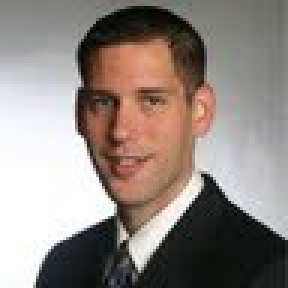
#> input picture images/Cody_Image.jpg, 96 x 96 px (shown 3 times larger)
$ python -i create-jackson-sprites.py   (imports and definitions only)
#> lines starting #> are read from the running program, lines starting #| are printed output that depends on the picture
#!/usr/bin/env python3
"""
Create custom Jackson character sprites based on his real appearance:
- Orange Alaska hoodie with bear/mountain logo (seen from behind)
- Camo cargo pants
- Brown/sandy wavy shoulder-length hair (back of head visible)
- Blue watch/bracelet on wrist
- Barefoot

All sprites are BACK-FACING (running away from camera into the screen)
to match the endless runner perspective.

Generates 3 sprites:
  run.png   (128x192) - running pose, back view
  jump.png  (128x192) - jumping, arm reaching up, back view
  slide.png (160x96)  - crouching low, back view
"""

import os
import sys
from pathlib import Path

try:
    from PIL import Image, ImageDraw, ImageFilter
except ImportError:
    print("ERROR: Pillow not installed. Run: pip3 install Pillow")
    sys.exit(1)

OUTPUT_DIR = Path(__file__).parent.parent / "public" / "assets" / "sprites" / "jackson"

# Jackson's color palette (from the photos)
HOODIE_ORANGE = (210, 120, 50)
HOODIE_SHADOW = (175, 95, 40)
HOODIE_HIGHLIGHT = (230, 145, 70)
HOODIE_LOGO_DARK = (90, 55, 30)  # Dark print on hoodie
CAMO_GREEN1 = (100, 110, 65)
CAMO_GREEN2 = (75, 85, 50)
CAMO_TAN = (140, 135, 95)
CAMO_DARK = (55, 60, 40)
SKIN = (225, 190, 160)
SKIN_SHADOW = (200, 165, 135)
HAIR_BROWN = (155, 120, 75)
HAIR_HIGHLIGHT = (180, 145, 95)
HAIR_SHADOW = (120, 90, 55)
WATCH_BLUE = (70, 160, 180)


# [508 lines left out: functions draw_camo_pattern, draw_hair, draw_face, draw_back_of_head, draw_hair_back, draw_hoodie_body and 4 more, not called in this run]


def add_outline(img, color=(0, 0, 0, 180), thickness=1):
    """Add a subtle dark outline around the character for better visibility."""
    # Create alpha mask
    alpha = img.split()[3]
    # Dilate the alpha slightly
    dilated = alpha.filter(ImageFilter.MaxFilter(3))
    # Create outline
    outline_img = Image.new("RGBA", img.size, (0, 0, 0, 0))
    outline_draw = ImageDraw.Draw(outline_img)
    # Where dilated but not original alpha
    for y in range(img.height):
        for x in range(img.width):
            d = dilated.getpixel((x, y))
            a = alpha.getpixel((x, y))
            if d > 30 and a < 30:
                outline_img.putpixel((x, y), color)
    # Composite: outline behind original
    result = Image.alpha_composite(outline_img, img)
    return result


# [22 lines left out: function main, not called in this run]


# [2 lines not run here, left out]

>>> import cv2
>>> picture = cv2.imread('../../images/Cody_Image.jpg', cv2.IMREAD_GRAYSCALE)
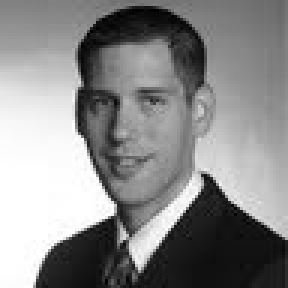
#> picture: shape (96, 96) (shown 3 times larger); min 0, max 255, mean 137.6
>>> result = add_outline(picture)
#> (the run stopped early here; a loop or call above may not have finished)

$ run again, on images/banjo.jpg
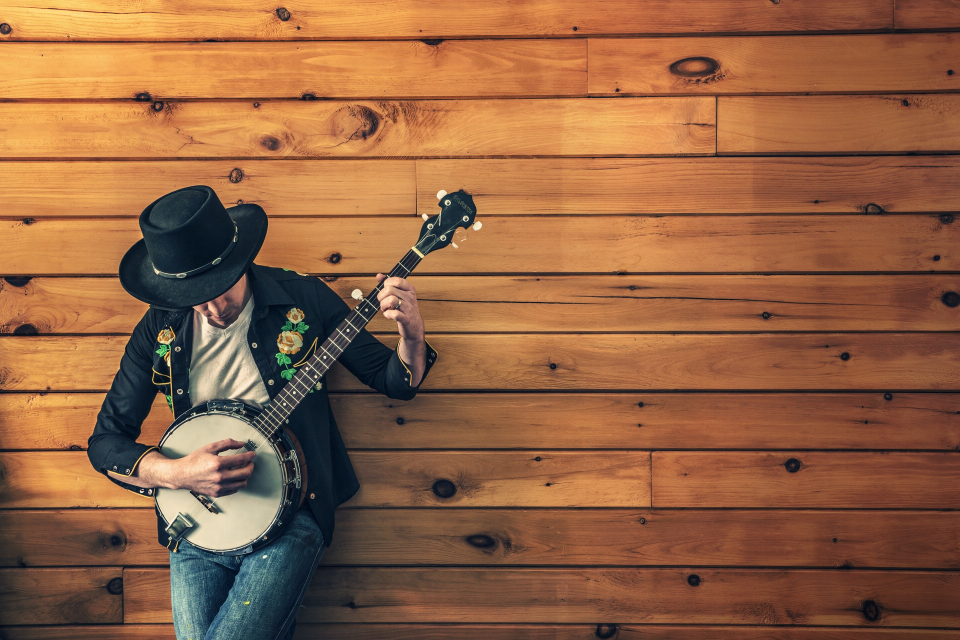
#> input picture images/banjo.jpg, 1920 x 1280 px (shown at 1/2 size)
#> `picture = cv2.imread('../../images/Cody_Image.jpg', cv2.IMREAD_GRAYSCA..`:
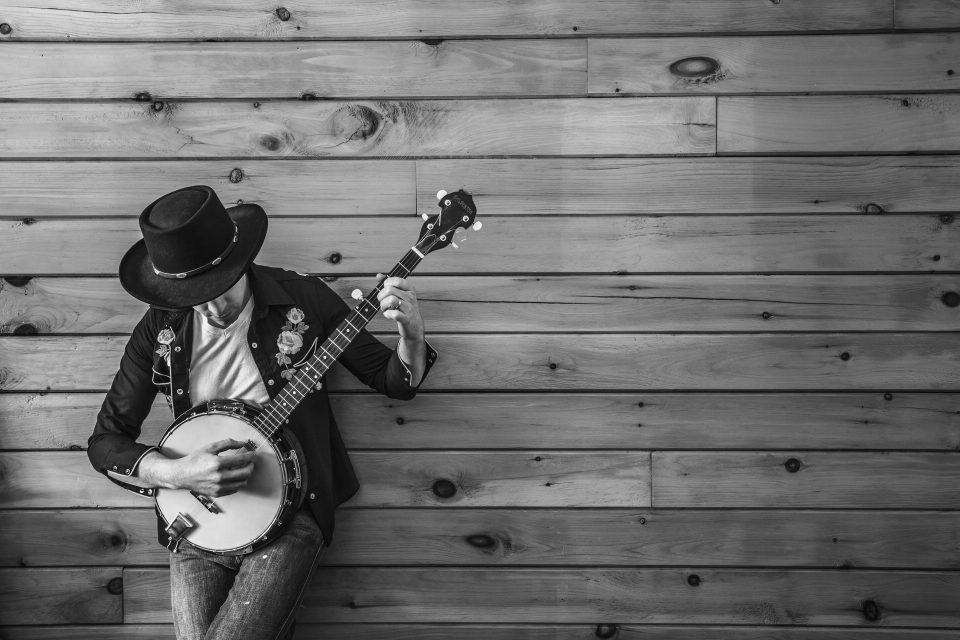
#> picture: shape (1280, 1920) (shown at 1/2 size); min 0, max 255, mean 109.3

$ run again, on images/chalkboard.jpg
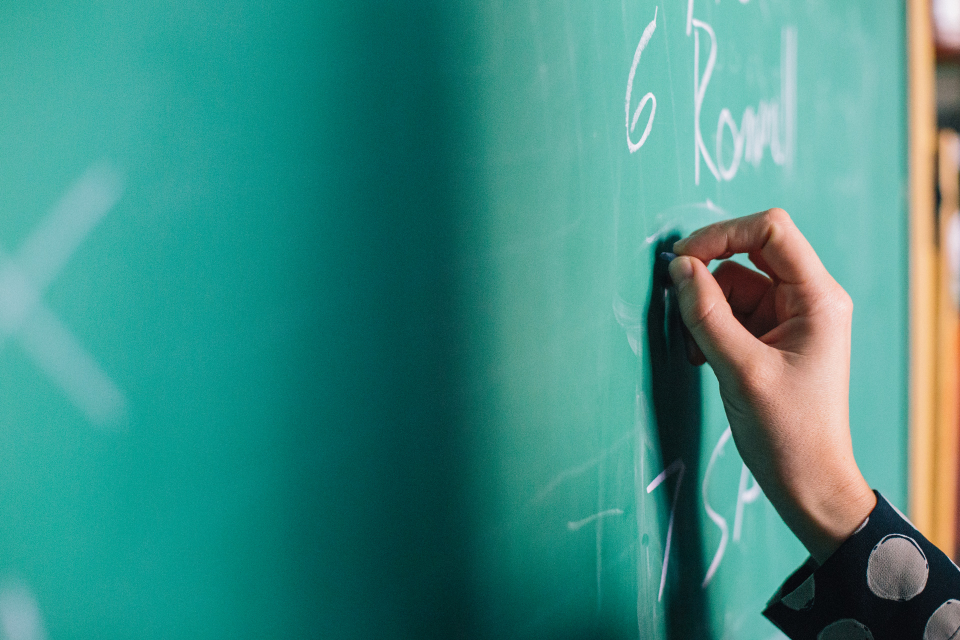
#> input picture images/chalkboard.jpg, 1920 x 1280 px (shown at 1/2 size)
#> `picture = cv2.imread('../../images/Cody_Image.jpg', cv2.IMREAD_GRAYSCA..`:
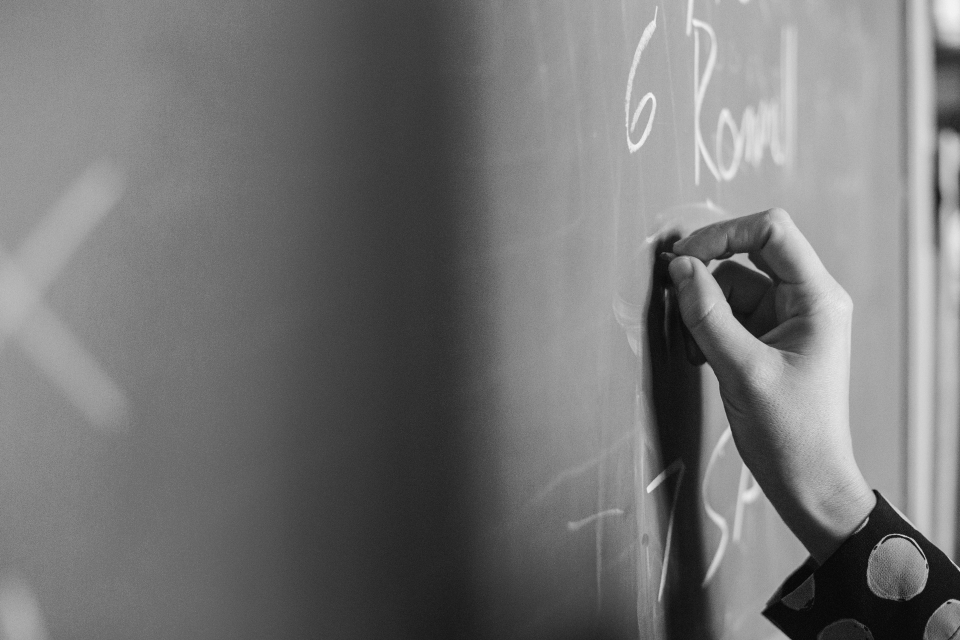
#> picture: shape (1280, 1920) (shown at 1/2 size); min 1, max 246, mean 116.5

$ run again, on images/computer.jpg
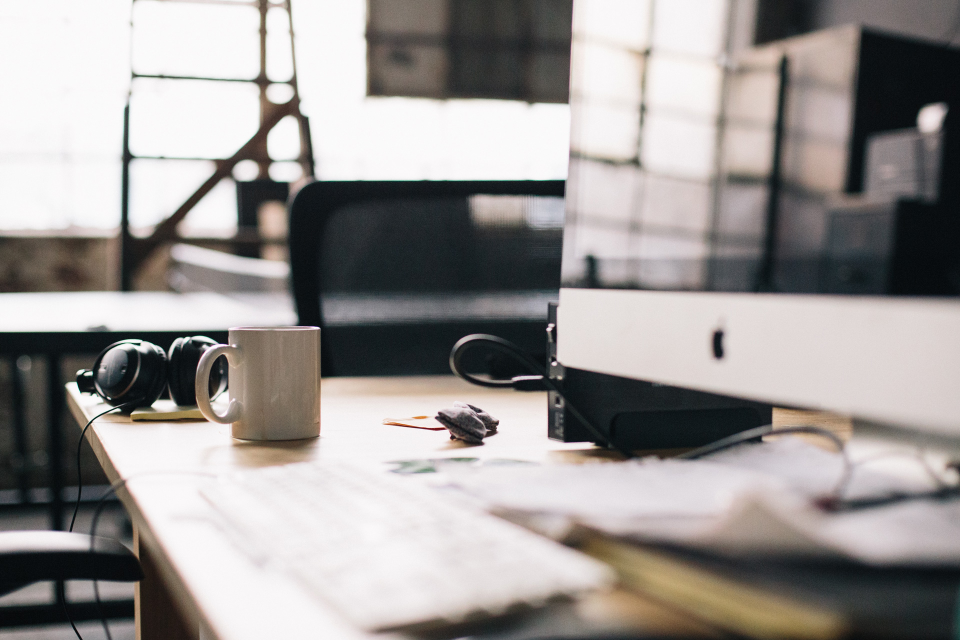
#> input picture images/computer.jpg, 1920 x 1280 px (shown at 1/2 size)
#> `picture = cv2.imread('../../images/Cody_Image.jpg', cv2.IMREAD_GRAYSCA..`:
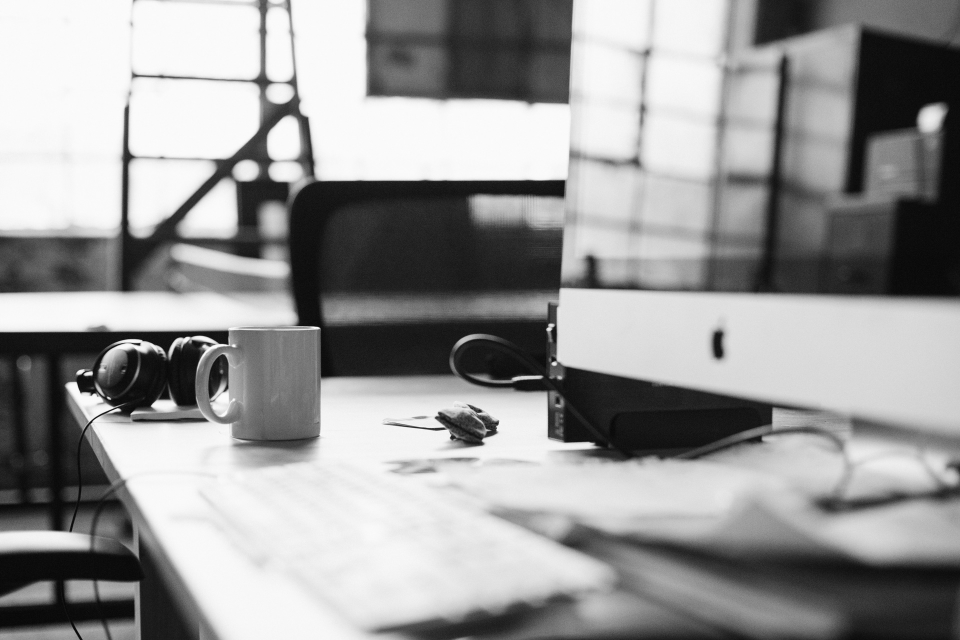
#> picture: shape (1280, 1920) (shown at 1/2 size); min 3, max 255, mean 152
